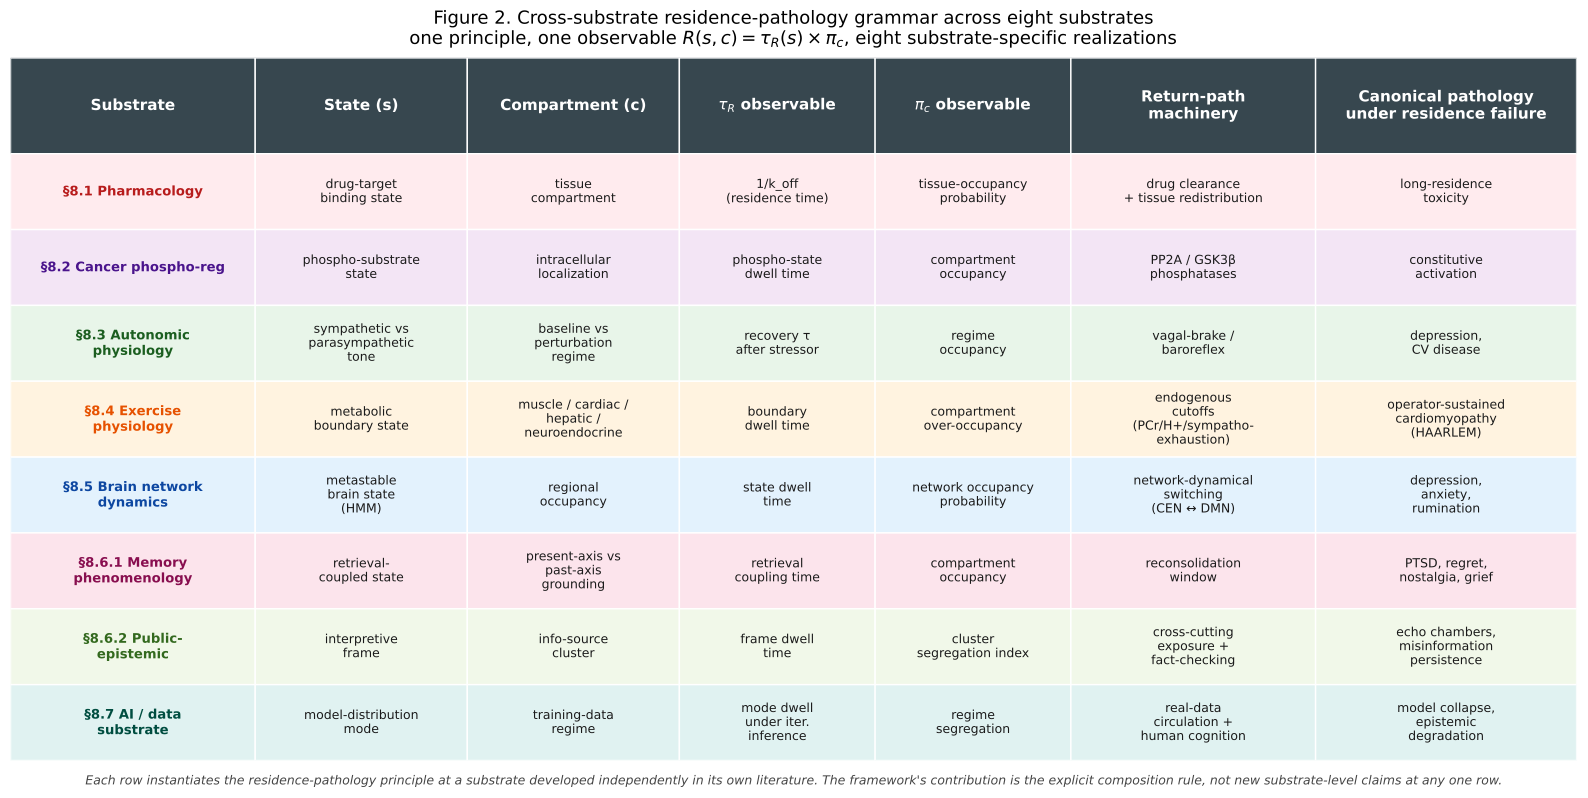

Write the Python code that produced this figure.
"""
Figure 2. Cross-substrate residence-pathology grammar.

Visual matrix showing the eight substrates of §8 with their substrate-specific
realizations of:
- state s
- compartment c
- tau_R observable
- pi_c observable
- return-path machinery
- canonical pathology under residence failure
"""
import matplotlib.pyplot as plt
from matplotlib.patches import Rectangle
import numpy as np

substrates = [
    # (substrate, state s, compartment c, tau_R, pi_c, return-path, canonical pathology)
    ("§8.1 Pharmacology",
     "drug-target\nbinding state",
     "tissue\ncompartment",
     "1/k_off\n(residence time)",
     "tissue-occupancy\nprobability",
     "drug clearance\n+ tissue redistribution",
     "long-residence\ntoxicity"),
    ("§8.2 Cancer phospho-reg",
     "phospho-substrate\nstate",
     "intracellular\nlocalization",
     "phospho-state\ndwell time",
     "compartment\noccupancy",
     "PP2A / GSK3β\nphosphatases",
     "constitutive\nactivation"),
    ("§8.3 Autonomic\nphysiology",
     "sympathetic vs\nparasympathetic\ntone",
     "baseline vs\nperturbation\nregime",
     "recovery τ\nafter stressor",
     "regime\noccupancy",
     "vagal-brake /\nbaroreflex",
     "depression,\nCV disease"),
    ("§8.4 Exercise\nphysiology",
     "metabolic\nboundary state",
     "muscle / cardiac /\nhepatic /\nneuroendocrine",
     "boundary\ndwell time",
     "compartment\nover-occupancy",
     "endogenous\ncutoffs\n(PCr/H+/sympatho-\nexhaustion)",
     "operator-sustained\ncardiomyopathy\n(HAARLEM)"),
    ("§8.5 Brain network\ndynamics",
     "metastable\nbrain state\n(HMM)",
     "regional\noccupancy",
     "state dwell\ntime",
     "network occupancy\nprobability",
     "network-dynamical\nswitching\n(CEN ↔ DMN)",
     "depression,\nanxiety,\nrumination"),
    ("§8.6.1 Memory\nphenomenology",
     "retrieval-\ncoupled state",
     "present-axis vs\npast-axis\ngrounding",
     "retrieval\ncoupling time",
     "compartment\noccupancy",
     "reconsolidation\nwindow",
     "PTSD, regret,\nnostalgia, grief"),
    ("§8.6.2 Public-\nepistemic",
     "interpretive\nframe",
     "info-source\ncluster",
     "frame dwell\ntime",
     "cluster\nsegregation index",
     "cross-cutting\nexposure +\nfact-checking",
     "echo chambers,\nmisinformation\npersistence"),
    ("§8.7 AI / data\nsubstrate",
     "model-distribution\nmode",
     "training-data\nregime",
     "mode dwell\nunder iter.\ninference",
     "regime\nsegregation",
     "real-data\ncirculation +\nhuman cognition",
     "model collapse,\nepistemic\ndegradation"),
]

# Cell-color scheme: distinct color per substrate row, kept light
row_colors = [
    "#FFEBEE", "#F3E5F5", "#E8F5E9", "#FFF3E0",
    "#E3F2FD", "#FCE4EC", "#F1F8E9", "#E0F2F1",
]
row_text_colors = [
    "#B71C1C", "#4A148C", "#1B5E20", "#E65100",
    "#0D47A1", "#880E4F", "#33691E", "#004D40",
]

columns = ["Substrate", "State (s)", "Compartment (c)",
           r"$\tau_R$ observable", r"$\pi_c$ observable",
           "Return-path\nmachinery",
           "Canonical pathology\nunder residence failure"]

n_rows = len(substrates)
n_cols = len(columns)

# Column widths (proportional)
col_widths = [1.5, 1.3, 1.3, 1.2, 1.2, 1.5, 1.6]
total_w = sum(col_widths)
col_widths_norm = [w / total_w for w in col_widths]
col_x = [0]
for w in col_widths_norm[:-1]:
    col_x.append(col_x[-1] + w)

row_height = 0.95
header_height = 1.2

fig_w = 16
fig_h = header_height + row_height * n_rows + 0.6
fig, ax = plt.subplots(figsize=(fig_w, fig_h * 0.85))

# Header row
header_y = header_height * (n_rows + 0.0) / (n_rows + 1) + row_height * n_rows
header_top = row_height * n_rows + header_height
for i, col in enumerate(columns):
    x = col_x[i]
    w = col_widths_norm[i]
    rect = Rectangle((x, row_height * n_rows), w, header_height,
                     facecolor="#37474F", edgecolor="white", linewidth=1)
    ax.add_patch(rect)
    ax.text(x + w / 2, row_height * n_rows + header_height / 2, col,
            ha="center", va="center", fontsize=11, color="white",
            fontweight="bold")

# Data rows (drawn top-to-bottom, but we want substrate #1 at top)
for r_idx, sub in enumerate(substrates):
    # invert: top row of plot is substrate index 0
    y_bottom = row_height * (n_rows - 1 - r_idx)
    row_color = row_colors[r_idx]
    row_text_color = row_text_colors[r_idx]

    for c_idx, val in enumerate(sub):
        x = col_x[c_idx]
        w = col_widths_norm[c_idx]
        rect = Rectangle((x, y_bottom), w, row_height,
                         facecolor=row_color, edgecolor="white", linewidth=1)
        ax.add_patch(rect)

        # Substrate name column gets bold + colored
        if c_idx == 0:
            ax.text(x + w / 2, y_bottom + row_height / 2, val,
                    ha="center", va="center", fontsize=9.5,
                    color=row_text_color, fontweight="bold")
        else:
            ax.text(x + w / 2, y_bottom + row_height / 2, val,
                    ha="center", va="center", fontsize=9,
                    color="#1A1A1A")

ax.set_xlim(0, 1)
ax.set_ylim(0, row_height * n_rows + header_height)
ax.axis("off")

# Title above the figure area
fig.suptitle(
    r"Figure 2. Cross-substrate residence-pathology grammar across eight substrates"
    "\n"
    r"one principle, one observable $R(s,c)=\tau_R(s)\times\pi_c$, eight substrate-specific realizations",
    fontsize=13, y=0.98, fontweight="normal"
)

# Caption below
fig.text(
    0.5, 0.01,
    "Each row instantiates the residence-pathology principle at a substrate developed independently in its own literature. "
    "The framework's contribution is the explicit composition rule, not new substrate-level claims at any one row.",
    ha="center", fontsize=9, style="italic", color="#444"
)

plt.subplots_adjust(top=0.92, bottom=0.04, left=0.01, right=0.99)
plt.savefig("/tmp/p7v3-commit/repo/outbox/paper14/figures/fig2_cross_substrate_grammar.png",
            dpi=220, bbox_inches="tight", facecolor="white")
plt.savefig("/tmp/p7v3-commit/repo/outbox/paper14/figures/fig2_cross_substrate_grammar.pdf",
            bbox_inches="tight", facecolor="white")
print("Figure 2 written.")
